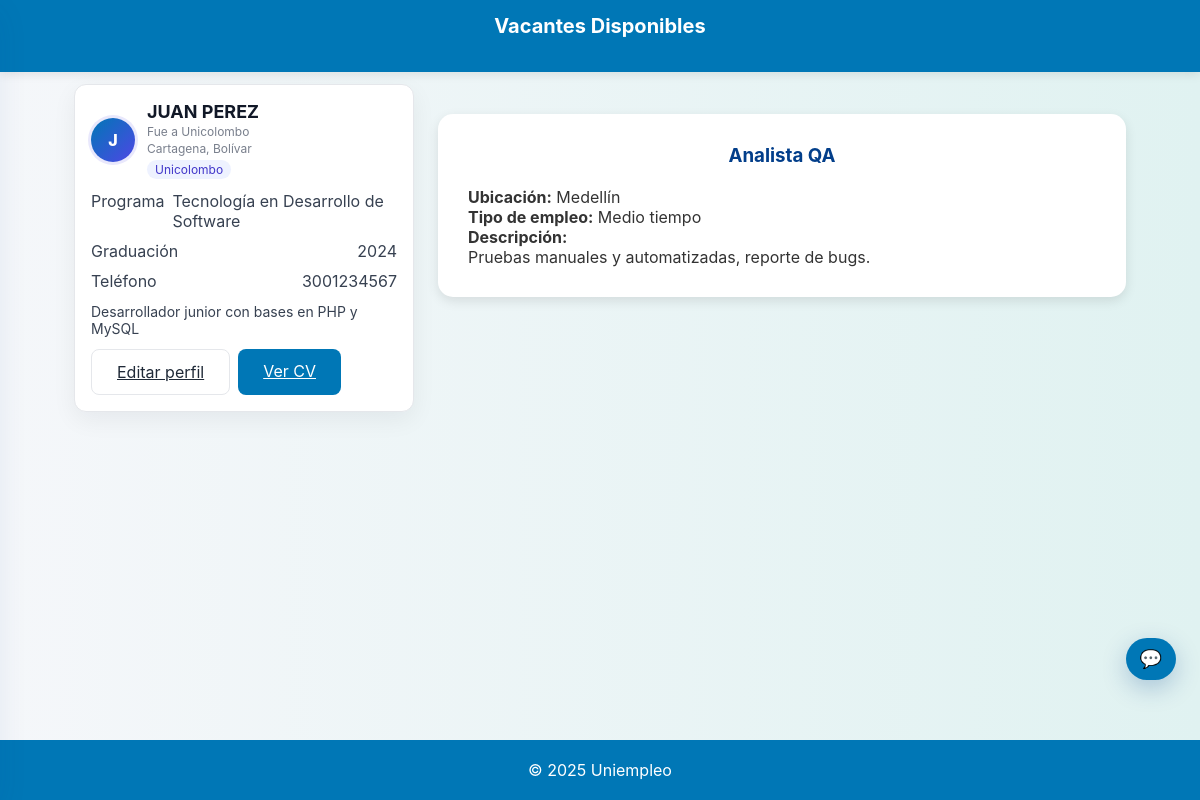
The app's page /UniEmpleo/Vacantes.php?palabra_clave=Analista QA (signed in) with its own data.
### tables this page shows
CREATE TABLE IF NOT EXISTS `egresados` (
  `id` INT NOT NULL AUTO_INCREMENT,
  `nombre` VARCHAR(255) NOT NULL,
  `email` VARCHAR(255) NOT NULL,
  `correo` VARCHAR(255) UNIQUE,
  `contrasena` VARCHAR(255) NULL,
  `telefono` VARCHAR(50) NULL,
  `programa` VARCHAR(255) NULL,
  `graduacion` INT NULL,
  `perfil` TEXT NULL,
  `cv` VARCHAR(255) NULL,
  `created_at` TIMESTAMP DEFAULT CURRENT_TIMESTAMP,
  PRIMARY KEY (`id`),
  INDEX `idx_egresados_email` (`email`),
  INDEX `idx_egresados_correo` (`correo`)
);

CREATE TABLE IF NOT EXISTS `vacantes` (
  `id` INT NOT NULL AUTO_INCREMENT,
  `empresa_id` INT NULL,
  `empresa` VARCHAR(255) NULL,
  `titulo` VARCHAR(255) NOT NULL,
  `descripcion` TEXT NOT NULL,
  `ubicacion` VARCHAR(255) NOT NULL,
  `tipo_empleo` VARCHAR(100) NOT NULL,
  `area` VARCHAR(255) NULL,
  `experiencia` VARCHAR(100) NULL,
  `fecha_publicacion` TIMESTAMP DEFAULT CURRENT_TIMESTAMP,
  PRIMARY KEY (`id`),
  FOREIGN KEY (`empresa_id`) REFERENCES `empresas`(`id`) ON DELETE SET NULL ON UPDATE CASCADE,
  INDEX `idx_vacantes_titulo` (`titulo`),
  INDEX `idx_vacantes_ubicacion` (`ubicacion`),
  INDEX `idx_vacantes_tipo` (`tipo_empleo`)
);

### UniEmpleo/Vacantes.php (the view, shortened to what this page needs)
<?php
$conexion = mysqli_connect("localhost", "root", "", "uniempleo");
?>
<!DOCTYPE html>
<html lang="es">
<head>
    <link rel="stylesheet" href="style.css">
</head>
<body>
    <header class="header">
        <button class="hamburger" id="menuToggle" aria-label="Abrir menú">
        </button>
        <h1>Vacantes Disponibles</h1>
    </header>
    <div class="layout">
        <div class="content content--two-col">
            <div class="col-left">
                <?php include __DIR__ . '/profile_card.php'; ?>
            </div>
            <div class="col-right">
                <?php
                if (isset($_SESSION['correo'])) {
                    $palabra = $_GET['palabra_clave'] ?? '';
                    $where = "1=1";
                    if ($palabra !== '') {
                        $p = mysqli_real_escape_string($conexion, $palabra);
                        $where .= " AND (titulo LIKE '%$p%' OR descripcion LIKE '%$p%')";
                    }
                    $consulta = "SELECT id, titulo, descripcion, ubicacion, tipo_empleo FROM vacantes WHERE $where ORDER BY id DESC";
                    $resultado = mysqli_query($conexion, $consulta);
                    if ($resultado && mysqli_num_rows($resultado) > 0) {
                        while ($fila = mysqli_fetch_assoc($resultado)) {
                            echo "<div class='formulario'>";
                            echo "<h3>" . htmlspecialchars($fila['titulo']) . "</h3>";
                            echo "<p><strong>Ubicación:</strong> " . htmlspecialchars($fila['ubicacion']) . "</p>";
                            echo "<p><strong>Tipo de empleo:</strong> " . htmlspecialchars($fila['tipo_empleo']) . "</p>";
                            echo "<p><strong>Descripción:</strong><br>" . nl2br(htmlspecialchars($fila['descripcion'])) . "</p>";
                            echo "</div>";
                        }
                    } else {
                        echo "<p>No hay vacantes disponibles en este momento.</p>";
                    }
                } else {
                    echo "<p>Debes iniciar sesión como egresado para ver vacantes.</p>";
                }
                ?>
            </div>
        </div>
    </div>
    <footer class="footer">
        <p>&copy; 2025 Uniempleo</p>
    </footer>
<?php include __DIR__ . '/messages_widget.php'; ?>
</body>
</html>

### UniEmpleo/profile_card.php (shortened to what this page needs)
<?php
$correo = $_SESSION['correo'] ?? null;
$egresado = null;
if ($correo) {
   $conn = mysqli_connect("localhost", "root", "", "uniempleo");
   if ($conn) {
     $stmt = mysqli_prepare($conn, "SELECT nombre, correo, email, telefono, programa, graduacion, perfil, cv FROM egresados WHERE correo = ? LIMIT 1");
     mysqli_stmt_bind_param($stmt, 's', $correo);
     mysqli_stmt_execute($stmt);
     $result = mysqli_stmt_get_result($stmt);
     if ($result && $row = mysqli_fetch_assoc($result)) {
       $egresado = $row;
     }
   }
}
$initial = '';
$substr = function($s) {
  return function_exists('mb_substr') ? mb_substr($s, 0, 1, 'UTF-8') : substr($s, 0, 1);
};
if ($egresado && !empty($egresado['nombre'])) {
  $initial = strtoupper($substr($egresado['nombre']));
} elseif ($correo) {
  $initial = strtoupper($substr($correo));
}
$nombre = $egresado['nombre'] ?? $correo;
$programa = $egresado['programa'] ?? 'Programa no especificado';
$graduacion = $egresado['graduacion'] ?? '—';
$telefono = $egresado['telefono'] ?? '—';
$institucion = 'Unicolombo';
$ciudad = 'Cartagena, Bolívar';
$perfil_text = $egresado['perfil'] ?? 'Completa tu perfil para mejores recomendaciones.';
$cv_path = $egresado['cv'] ?? null;
?>
<div class="profile-card">
  <div class="profile-header">
    <div class="profile-avatar"><?= htmlspecialchars($initial) ?></div>
    <div class="profile-info">
      <p class="profile-name"><?= htmlspecialchars(strtoupper($nombre)) ?></p>
      <p class="profile-sub">Fue a <?= htmlspecialchars($institucion) ?></p>
      <p class="profile-sub"><?= htmlspecialchars($ciudad) ?></p>
      <span class="profile-tag">Unicolombo</span>
    </div>
  </div>
  <div class="profile-meta">
    <div class="meta-item"><span>Programa</span><span><?= htmlspecialchars($programa) ?></span></div>
    <div class="meta-item"><span>Graduación</span><span><?= htmlspecialchars($graduacion) ?></span></div>
    <div class="meta-item"><span>Teléfono</span><span><?= htmlspecialchars($telefono) ?></span></div>
  </div>
  <p class="profile-summary"><?= htmlspecialchars($perfil_text) ?></p>
  <div class="profile-actions">
    <a class="button btn--ghost" href="RegistroEgresados.html">Editar perfil</a>
    <?php if ($cv_path): ?>
      <a class="button" href="<?= htmlspecialchars($cv_path) ?>" target="_blank">Ver CV</a>
    <?php endif; ?>
  </div>
</div>

### UniEmpleo/style.css (style rules this page uses)
* { margin: 0; padding: 0; box-sizing: border-box; }
body { font-family: 'Segoe UI', Tahoma, Geneva, Verdana, sans-serif; background: linear-gradient(to right, #f5f7fa, #e0f2f1); color: #333; min-height: 100vh; display: flex; flex-direction: column; }
.header { background-color: #0077b6; color: #fff; padding: 14px 20px; box-shadow: 0 2px 10px rgba(0,0,0,0.1); display: flex; align-items: center; justify-content: center; min-height: 52px; }
.formulario, .card { background-color: #fff; padding: 30px; border-radius: 15px; box-shadow: 0 4px 12px rgba(0,0,0,0.1); margin-bottom: 30px; transition: transform 0.2s ease-in-out; }
.formulario { max-width: 900px; margin: 30px auto; }
h1, h2, h3 { color: #023e8a; margin-bottom: 20px; text-align: center; }
.header h1, .header h2, .header h3 { color: #fff; font-size: 20px; font-weight: 700; }
input[type="submit"], .button { background-color: #0077b6; color: white; border: none; padding: 12px 25px; border-radius: 8px; font-size: 16px; cursor: pointer; transition: background-color 0.3s ease; }
.footer { background-color: #0077b6; color: white; text-align: center; padding: 20px; width: 100%; margin-top: auto; }
.layout { display: flex; gap: 24px; align-items: flex-start; }
.content { flex: 1; padding: 12px 24px; }
body { font-family: 'Inter', system-ui, -apple-system, Segoe UI, Roboto, Arial, sans-serif; }
.header { position: relative; }
.header .hamburger { position: absolute; left: 16px; top: 50%; transform: translateY(-50%); width: 36px; height: 28px; border: 0; background: transparent; cursor: pointer; display: flex; flex-direction: column; justify-content: center; gap: 6px; }
.profile-card { background: #fff; border: 1px solid #e5e7eb; border-radius: 12px; box-shadow: 0 8px 24px rgba(15,23,42,.06); padding: 16px; }
.profile-header { display:flex; align-items:center; gap:12px; margin-bottom:12px; }
.profile-avatar { width:44px; height:44px; border-radius:50%; background: linear-gradient(135deg,#0077b6,#4f46e5); color:#fff; display:flex; align-items:center; justify-content:center; font-weight:800; box-shadow: 0 0 0 3px rgba(79,70,229,.12); }
.profile-info .profile-name { margin:0; font-size:18px; font-weight:700; color:#111827; }
.profile-card .profile-sub { margin:2px 0; color:#6b7280; font-size:12px; }
.profile-tag { display:inline-block; background:#eef2ff; color:#4338ca; border-radius:12px; padding:2px 8px; font-size:12px; }
.profile-meta { display:grid; grid-template-columns: 1fr; gap:10px; margin:12px 0; }
.meta-item { display:flex; justify-content:space-between; gap:8px; color:#374151; }
.profile-summary { color:#374151; font-size:14px; }
.profile-actions { display:flex; gap:8px; margin-top:12px; }
.button.btn--ghost { background:transparent; border:1px solid #e5e7eb; color:#1f2937; }
.content--two-col { display:grid; grid-template-columns: 340px 1fr; gap:24px; align-items:start; max-width: 1100px; margin: 0 auto; }
.col-left { justify-self: end; }
.profile-sub { margin-top:4px; opacity:.9; }

### records on screen
egresados: nombre "J", nombre "JUAN PEREZ", programa "Tecnología en Desarrollo de Software", graduacion "2024", telefono "3001234567", perfil "Desarrollador junior con bases en PHP y MySQL"
vacantes: titulo "Analista QA", ubicacion "Medellín", tipo_empleo "Medio tiempo", descripcion "Pruebas manuales y automatizadas, reporte de bugs."

### other values on screen
$institucion "Unicolombo"
$ciudad "Cartagena, Bolívar"
